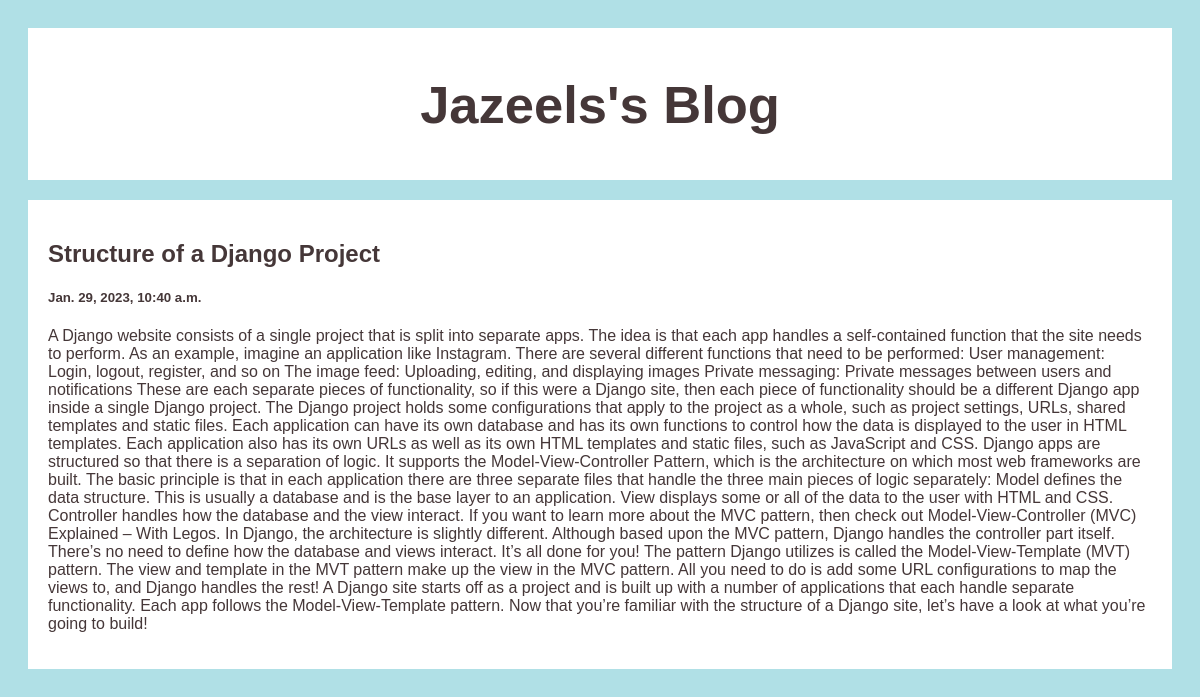
Screenshot of /post/3 with the database file from the repository.
### blogapp/models.py (models this page shows)
class Post(models.Model):
    title = models.CharField(max_length=100)
    date = models.DateTimeField(default = datetime.now, blank=True)
    body = models.CharField(max_length=10000)

### blogapp/views.py (the view)
# urls.py: path('post/<int:pk>', views.singlePost, name='singlePost')
def singlePost(request, pk):
    post = Post.objects.get(pk=pk)
    return render(request,'post.html', {'instance': post})

### templates/post.html (shortened to what this page needs)
<!DOCTYPE html>
<html lang="en">
<head>
</head>
<body>
<div class="header">
  <h2>Jazeels's Blog</h2>
</div>
<div class="row">
    <div class="leftcolumn">
        <div class="card">
          <h2>{{ instance.title }}</h2>
          <h5>{{ instance.date }}</h5>
          <p>{{ instance.body }}</p>
        </div>
    </div>
</div>
</body>
</html>

### templates/post.html (style rules this page uses)
* { box-sizing: border-box; }
body { color: #453738; background-color: powderblue; padding: 20px; font-family: sans-serif; }
.header { background-color: white; padding: 2px; text-align: center; font-size: 35px; }
.leftcolumn { float: left; width: 100%; }
.card { background-color: white; margin-top: 20px; padding: 20px; }
.row:after { display: table; content: ""; }

### rows the page displays
Post: title "Structure of a Django Project", date "Jan. 29, 2023, 10:40 a.m.", body "A Django website consists of a single project that is split into separate apps. The idea is that each app handles a self-contained function that the site needs to perform. As an example, imagine an application like Instagram. There are several different functions that need to be performed: User management: Login, logout, register, and so on The image feed: Uploading, editing, and displaying images Private messaging: Private messages between users and notifications These are each separate pieces of functionality, so if this were a Django site, then each piece of functionality should be a different Django app inside a single Django project. The Django project holds some configurations that…"
